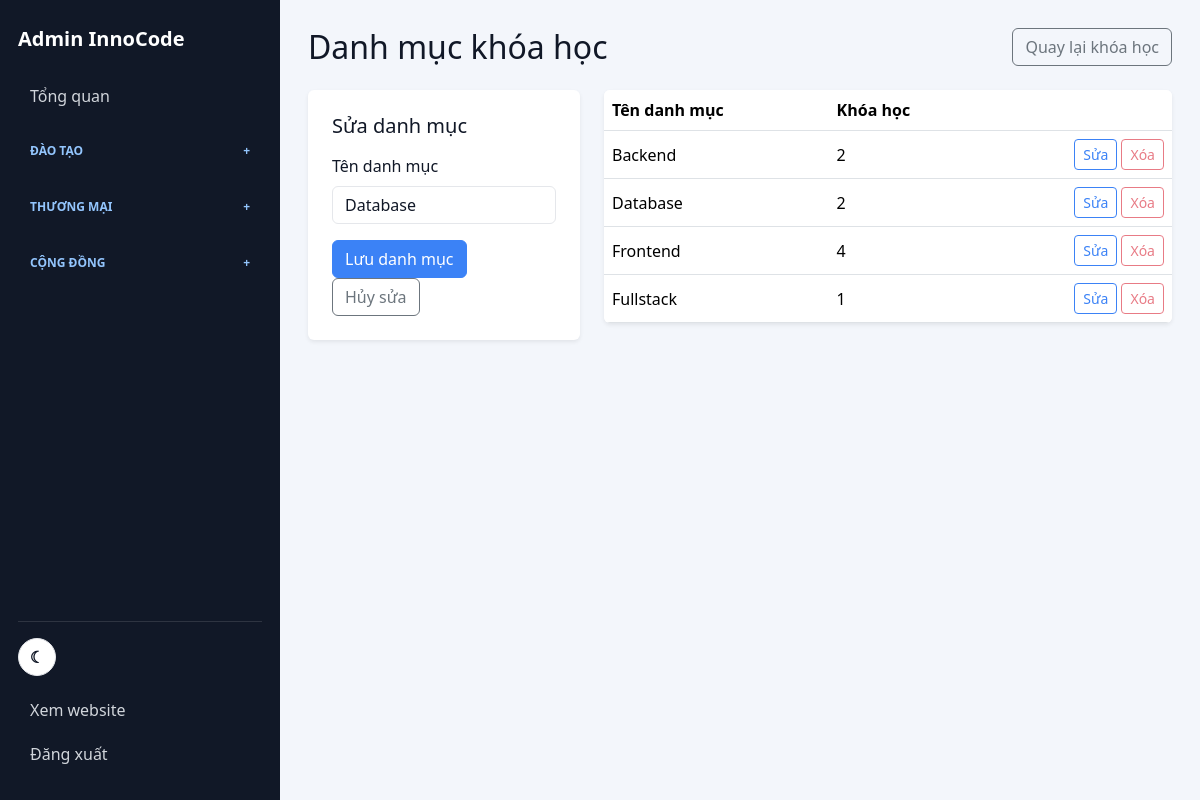
Screenshot of /admin/categories.php?id=4 (signed in) with the database file from the repository.
### tables this page shows
CREATE TABLE IF NOT EXISTS categories (
    id INT UNSIGNED AUTO_INCREMENT PRIMARY KEY,
    name VARCHAR(120) NOT NULL,
    slug VARCHAR(140) NOT NULL UNIQUE,
    created_at TIMESTAMP DEFAULT CURRENT_TIMESTAMP
);

### core/database.php (called while the page is built, shortened)
<?php
function db(): PDO
{
    static $pdo = null;
    if ($pdo !== null) {
        return $pdo;
    }
    $dsn = 'mysql:host=' . DB_HOST . ';port=' . DB_PORT . ';dbname=' . DB_NAME . ';charset=utf8mb4';
    $pdo = new PDO($dsn, DB_USER, DB_PASS);
    $pdo->setAttribute(PDO::ATTR_ERRMODE, PDO::ERRMODE_EXCEPTION);
    $pdo->setAttribute(PDO::ATTR_DEFAULT_FETCH_MODE, PDO::FETCH_ASSOC);
    return $pdo;
}

### core/helpers.php (called while the page is built, shortened)
<?php
function e(string|int|float|null $value): string
{
    return htmlspecialchars((string) $value, ENT_QUOTES, 'UTF-8');
}

### admin/categories.php (the view, shortened to what this page needs)
<?php
require_once __DIR__ . '/includes/header.php';
$id = (int) ($_GET['id'] ?? 0);
$category = null;
if ($id) {
    $editing = db()->prepare('SELECT * FROM categories WHERE id = ?');
    $editing->execute([$id]);
    $category = $editing->fetch();
}
$categories = db()->query('SELECT categories.*, COUNT(courses.id) AS course_count
    FROM categories
    LEFT JOIN courses ON courses.category_id = categories.id
    GROUP BY categories.id
    ORDER BY categories.name')->fetchAll();
?>
<div class="d-flex justify-content-between align-items-center mb-4">
    <h1 class="h2 mb-0">Danh mục khóa học</h1>
    <a class="btn btn-outline-secondary" href="<?= APP_URL ?>/admin/courses.php">Quay lại khóa học</a>
</div>
<div class="row g-4">
    <div class="col-lg-4">
        <form class="bg-white rounded-2 p-4 shadow-sm" method="post">
            <h2 class="h5 mb-3"><?= $category ? 'Sửa danh mục' : 'Thêm danh mục' ?></h2>
            <label class="form-label">Tên danh mục</label>
            <input class="form-control mb-3" name="name" value="<?= e($category['name'] ?? '') ?>" required>
            <button class="btn btn-primary" type="submit">Lưu danh mục</button>
            <?php if ($category): ?>
                <a class="btn btn-outline-secondary" href="<?= APP_URL ?>/admin/categories.php">Hủy sửa</a>
            <?php endif; ?>
        </form>
    </div>
    <div class="col-lg-8">
        <div class="bg-white rounded-2 shadow-sm table-responsive">
            <table class="table mb-0">
                <thead><tr><th>Tên danh mục</th><th>Khóa học</th><th></th></tr></thead>
                <tbody>
                <?php foreach ($categories as $item): ?>
                    <tr>
                        <td><?= e($item['name']) ?></td>
                        <td><?= (int) $item['course_count'] ?></td>
                        <td class="text-end">
                            <a class="btn btn-sm btn-outline-primary" href="<?= APP_URL ?>/admin/categories.php?id=<?= (int) $item['id'] ?>">Sửa</a>
                            <form class="d-inline" method="post" onsubmit="return confirm('Xóa danh mục này?')">
                                <button class="btn btn-sm btn-outline-danger" name="action" value="delete" type="submit" <?= (int) $item['course_count'] > 0 ? 'disabled' : '' ?>>Xóa</button>
                            </form>
                        </td>
                    </tr>
                <?php endforeach; ?>
                </tbody>
            </table>
        </div>
    </div>
</div>
<?php require_once __DIR__ . '/includes/footer.php'; ?>

### assets/css/style.css (style rules this page uses)
:root { --brand: #0ea5e9; --brand-2: #0284c7; --accent: #22c55e; --warm: #f97316; --ink: #111827; --muted: #6b7280; --line: #e5e7eb; --soft: #f8fafc; --danger: #f97316; }
* { letter-spacing: 0; }
body { background: #fff; color: var(--ink); font-family: system-ui, -apple-system, BlinkMacSystemFont, "Segoe UI", sans-serif; }
a { text-decoration: none; }
.table td, .table th { vertical-align: middle; }
:root, :root[data-theme="light"] { --brand: #3B82F6; --brand-2: #2563eb; --accent: #22C55E; --warm: #F97316; --ink: #111827; --muted: #64748b; --line: #e5e7eb; --soft: #f8fafc; --page-bg: #FFFFFF; --surface: #FFFFFF; --surface-2: #f3f6fb; --text: #111827; --text-soft: #64748b; }
body, .admin-layout, .admin-main { background: var(--page-bg); color: var(--text); }
.site-nav, .compiler-workspace, .lesson-card, .content-block, .course-buy-card, .learning-info, .bg-white { background: var(--surface) !important; border-color: var(--line); color: var(--text); }
.nav-links a, .brand, .academy-course-card h3 a, .course-card-title a, .admin-content, .admin-content h1, .admin-content h2, .admin-content strong { color: var(--text); }
.nav-search input, .form-control, .form-select { background: var(--surface); border-color: var(--line); color: var(--text); }
.btn-primary, .login-link, .academy-register-btn, .academy-gradient-btn { background: var(--brand); border-color: var(--brand); color: #fff !important; }
.btn-outline-primary { border-color: var(--brand); color: var(--brand) !important; }

### rows the page displays
categories: name "Database", course_count "2"
categories: name "Backend", course_count "2"
categories: name "Frontend", course_count "4"
categories: name "Fullstack", course_count "1"

### other values shown
APP_NAME "InnoCode"
